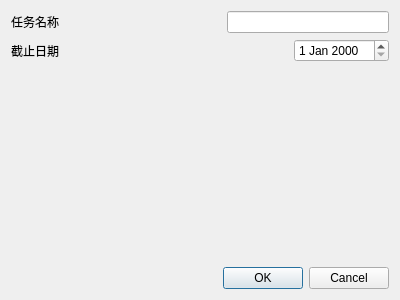
<?xml version="1.0" encoding="UTF-8"?>
<ui version="4.0">
 <class>AddTaskDialog</class>
 <widget class="QDialog" name="AddTaskDialog">
  <property name="geometry">
   <rect>
    <x>0</x>
    <y>0</y>
    <width>400</width>
    <height>300</height>
   </rect>
  </property>
  <property name="windowTitle">
   <string>Dialog</string>
  </property>
  <layout class="QGridLayout" name="gridLayout">
   <item row="0" column="0">
    <layout class="QHBoxLayout" name="horizontalLayout">
     <item>
      <widget class="QLabel" name="label">
       <property name="text">
        <string>任务名称</string>
       </property>
      </widget>
     </item>
     <item>
      <spacer name="horizontalSpacer">
       <property name="orientation">
        <enum>Qt::Orientation::Horizontal</enum>
       </property>
       <property name="sizeHint" stdset="0">
        <size>
         <width>40</width>
         <height>20</height>
        </size>
       </property>
      </spacer>
     </item>
     <item>
      <widget class="QLineEdit" name="lineEdit_task"/>
     </item>
    </layout>
   </item>
   <item row="1" column="0">
    <layout class="QHBoxLayout" name="horizontalLayout_2">
     <item>
      <widget class="QLabel" name="label_2">
       <property name="text">
        <string>截止日期</string>
       </property>
      </widget>
     </item>
     <item>
      <spacer name="horizontalSpacer_2">
       <property name="orientation">
        <enum>Qt::Orientation::Horizontal</enum>
       </property>
       <property name="sizeHint" stdset="0">
        <size>
         <width>40</width>
         <height>20</height>
        </size>
       </property>
      </spacer>
     </item>
     <item>
      <widget class="QDateEdit" name="dateEdit_due"/>
     </item>
    </layout>
   </item>
   <item row="2" column="0">
    <spacer name="verticalSpacer">
     <property name="orientation">
      <enum>Qt::Orientation::Vertical</enum>
     </property>
     <property name="sizeHint" stdset="0">
      <size>
       <width>20</width>
       <height>172</height>
      </size>
     </property>
    </spacer>
   </item>
   <item row="3" column="0">
    <widget class="QDialogButtonBox" name="buttonBox">
     <property name="orientation">
      <enum>Qt::Orientation::Horizontal</enum>
     </property>
     <property name="standardButtons">
      <set>QDialogButtonBox::StandardButton::Cancel|QDialogButtonBox::StandardButton::Ok</set>
     </property>
    </widget>
   </item>
  </layout>
 </widget>
 <resources/>
 <connections>
  <connection>
   <sender>buttonBox</sender>
   <signal>accepted()</signal>
   <receiver>AddTaskDialog</receiver>
   <slot>accept()</slot>
   <hints>
    <hint type="sourcelabel">
     <x>248</x>
     <y>254</y>
    </hint>
    <hint type="destinationlabel">
     <x>157</x>
     <y>274</y>
    </hint>
   </hints>
  </connection>
  <connection>
   <sender>buttonBox</sender>
   <signal>rejected()</signal>
   <receiver>AddTaskDialog</receiver>
   <slot>reject()</slot>
   <hints>
    <hint type="sourcelabel">
     <x>316</x>
     <y>260</y>
    </hint>
    <hint type="destinationlabel">
     <x>286</x>
     <y>274</y>
    </hint>
   </hints>
  </connection>
 </connections>
</ui>
